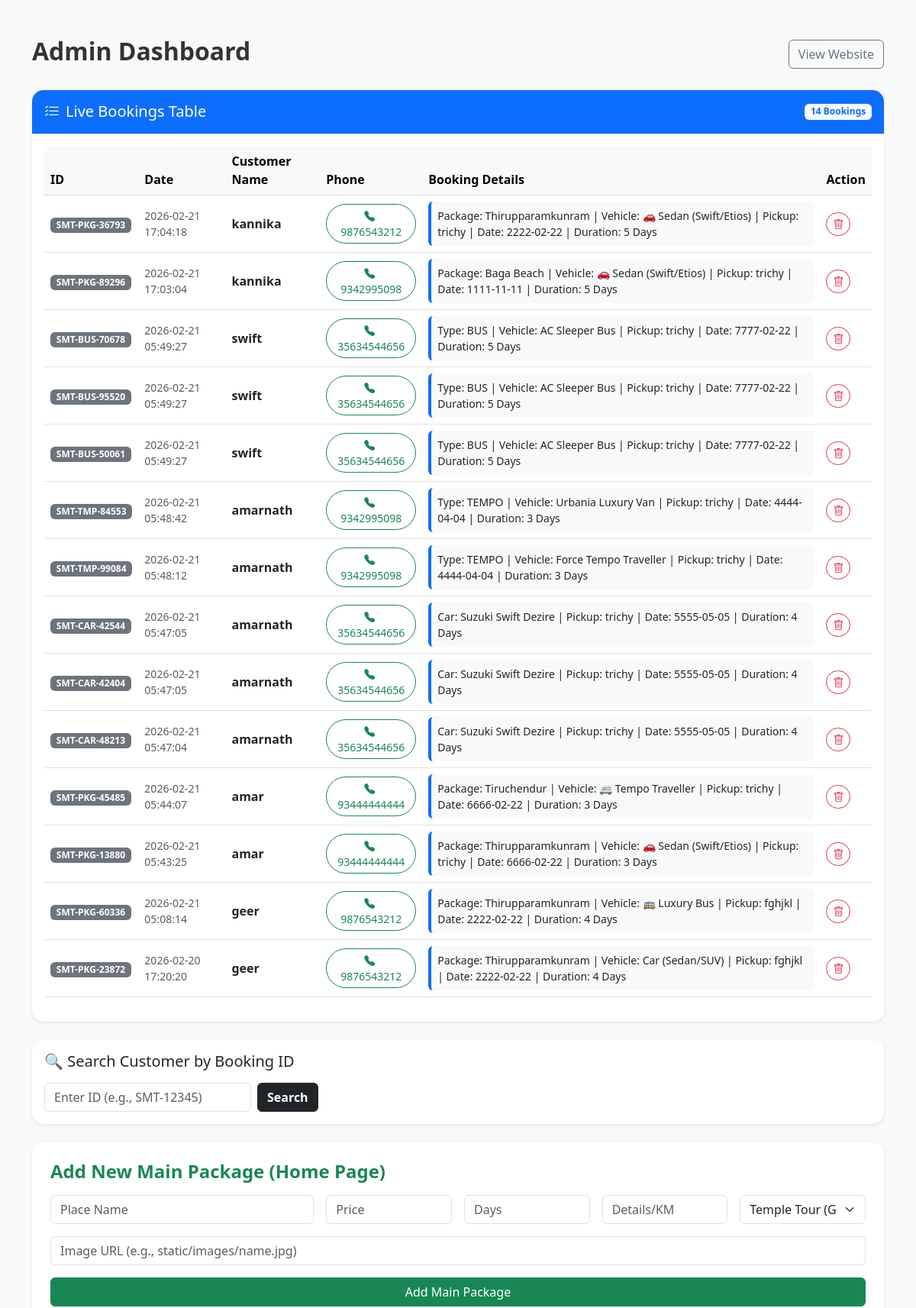
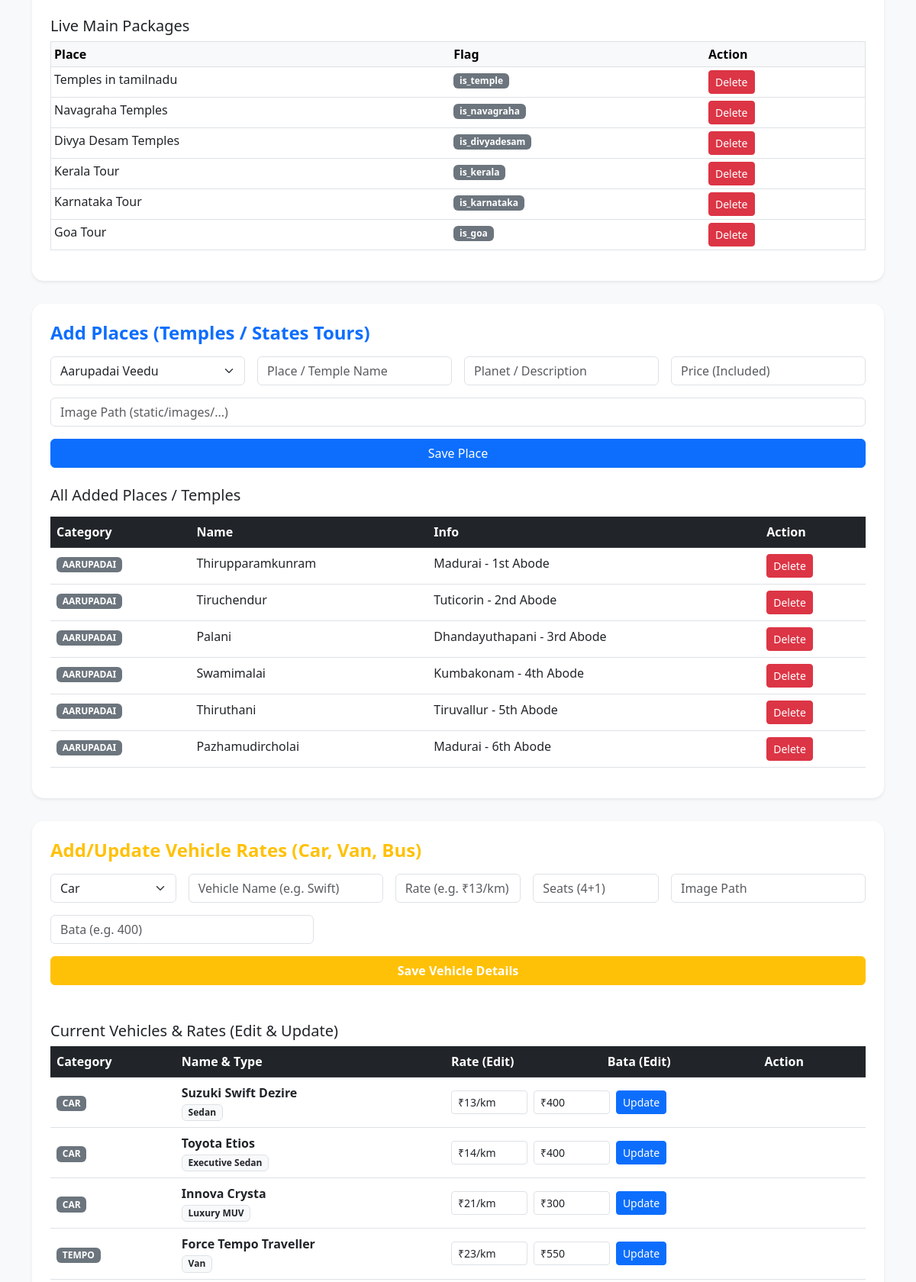
/admin (signed in, upper part), run on the app's committed database (2 pictures, top to bottom).
### tables this page shows
CREATE TABLE bookings 
                 (id INTEGER PRIMARY KEY AUTOINCREMENT, 
                  booking_id TEXT, name TEXT, phone TEXT, details TEXT, 
                  booking_date DATETIME DEFAULT CURRENT_TIMESTAMP);

CREATE TABLE main_packages 
                 (id INTEGER PRIMARY KEY AUTOINCREMENT, 
                  place TEXT, price TEXT, days TEXT, km TEXT, img TEXT, 
                  type_flag TEXT);

CREATE TABLE temple_places 
                 (id INTEGER PRIMARY KEY AUTOINCREMENT, 
                  place TEXT, desc TEXT, price TEXT, img TEXT, category TEXT DEFAULT "aarupadai");

### app.py (the view, shortened to what this page needs)
@app.route('/admin')
def admin():
    if not session.get('admin'): return redirect('/login')
    conn = get_db_connection()
    all_bookings = conn.execute('SELECT * FROM bookings ORDER BY booking_date DESC').fetchall()
    db_vehicles = conn.execute('SELECT * FROM vehicles').fetchall()
    vehicles_to_show = []
    if not db_vehicles:
        defaults = [
            {'id': 'old', 'category': 'car', 'name': 'Suzuki Swift Dezire', 'type': 'Sedan', 'rate': '₹13/km', 'bata': '₹400'},
            {'id': 'old', 'category': 'car', 'name': 'Toyota Etios', 'type': 'Executive Sedan', 'rate': '₹14/km', 'bata': '₹400'},
            {'id': 'old', 'category': 'car', 'name': 'Innova Crysta', 'type': 'Luxury MUV', 'rate': '₹21/km', 'bata': '₹300'},
            {'id': 'old', 'category': 'tempo', 'name': 'Force Tempo Traveller', 'type': 'Van', 'rate': '₹23/km', 'bata': '₹550'},
            {'id': 'old', 'category': 'tempo', 'name': 'Urbania', 'type': 'Luxury Van', 'rate': '₹38/km', 'bata': '₹700'},
            {'id': 'old', 'category': 'bus', 'name': 'AC Sleeper Bus', 'type': 'Coaching Bus', 'rate': '₹25/km', 'bata': '-'}
        ]
        vehicles_to_show = defaults
    packages = conn.execute('SELECT * FROM main_packages').fetchall()
    temple_packages = conn.execute('SELECT * FROM temple_places').fetchall()
    conn.close()
    return render_template('admin.html',
                           vehicles=vehicles_to_show,
                           packages=packages,
                           temple_packages=temple_packages,
                           bookings=all_bookings)

### app.py (called while the page is built)
def get_db_connection():
    conn = sqlite3.connect(DATABASE)
    conn.row_factory = sqlite3.Row
    return conn

### templates/admin.html (shortened to what this page needs)
<!DOCTYPE html>
<html>
<head>
    <link href="https://cdn.jsdelivr.net/npm/bootstrap@5.3.0/dist/css/bootstrap.min.css" rel="stylesheet">
    <link rel="stylesheet" href="https://cdn.jsdelivr.net/npm/bootstrap-icons@1.11.0/font/bootstrap-icons.css">
</head>
<body class="container mt-5 pb-5">
    <div class="d-flex justify-content-between align-items-center mb-4">
        <h2>Admin Dashboard</h2>
        <a href="/" class="btn btn-outline-secondary">View Website</a>
    </div>
    <div class="card mb-4 shadow-sm border-0" style="border-radius: 15px;">
        <div class="card-header bg-primary text-white d-flex justify-content-between align-items-center" style="border-radius: 15px 15px 0 0;">
            <h5 class="mb-0 py-2"><i class="bi bi-list-check me-2"></i>Live Bookings Table</h5>
            <span class="badge bg-light text-primary">{{ bookings|length }} Bookings</span>
        </div>
        <div class="card-body">
            <div class="table-responsive">
                <table class="table table-hover align-middle">
                    <thead class="table-light">
                        <tr>
                            <th>ID</th>
                            <th>Date</th>
                            <th>Customer Name</th>
                            <th>Phone</th>
                            <th>Booking Details</th>
                            <th>Action</th>
                        </tr>
                    </thead>
                    <tbody>
                        {% for b in bookings %}
                        <tr>
                            <td><span class="badge bg-secondary">{{ b.booking_id }}</span></td>
                            <td class="small text-muted">{{ b.booking_date }}</td>
                            <td class="fw-bold">{{ b.name }}</td>
                            <td>
                                <a href="tel:{{ b.phone }}" class="btn btn-sm btn-outline-success rounded-pill">
                                    <i class="bi bi-telephone-fill me-1"></i> {{ b.phone }}
                                </a>
                            </td>
                            <td>
                                <div class="p-2 bg-light rounded small border-start border-4 border-primary">
                                    {{ b.details }}
                                </div>
                            </td>
                            <td>
                                <a href="/delete-booking/{{ b.id }}" class="btn btn-outline-danger btn-sm rounded-pill" onclick="return confirm('Intha booking-ah delete panna va?')">
                                    <i class="bi bi-trash"></i>
                                </a>
                            </td>
                        </tr>
                        {% endfor %}
                    </tbody>
                </table>
            </div>
        </div>
    </div>
    <div class="card p-3 mb-4 shadow-sm border-dark">
        <h5 class="text-dark">🔍 Search Customer by Booking ID</h5>
        <form action="/search-booking" method="get" class="d-flex gap-2 mt-2">
            <input type="text" name="booking_id" placeholder="Enter ID (e.g., SMT-12345)" class="form-control w-25" required>
            <button type="submit" class="btn btn-dark fw-bold">Search</button>
        </form>
    </div>
    <div class="card p-4 shadow-sm">
        <h4 class="text-success mb-3">Add New Main Package (Home Page)</h4>
        <form action="/add" method="post" class="row g-3">
            <div class="col-md-4"><input type="text" name="place" placeholder="Place Name" class="form-control" required></div>
            <div class="col-md-2"><input type="text" name="price" placeholder="Price" class="form-control" required></div>
            <div class="col-md-2"><input type="text" name="days" placeholder="Days" class="form-control" required></div>
            <div class="col-md-2"><input type="text" name="km" placeholder="Details/KM" class="form-control" required></div>
            <div class="col-md-2">
                <select name="type" class="form-select">
                   <option value="is_temple">Temple Tour (General)</option>
                </select>
            </div>
            <div class="col-12"><input type="text" name="img" placeholder="Image URL (e.g., static/images/name.jpg)" class="form-control" required></div>
            <div class="col-12"><button type="submit" class="btn btn-success w-100">Add Main Package</button></div>
        </form>
        <h5 class="mt-4">Live Main Packages</h5>
        <div class="table-responsive">
            <table class="table table-sm table-hover border">
                <thead class="table-light">
                    <tr>
                        <th>Place</th>
                        <th>Flag</th>
                        <th>Action</th>
                    </tr>
                </thead>
                <tbody>
                    {% for p in packages %}
                    <tr>
                        <td>{{ p['place'] }}</td>
                        <td><span class="badge bg-secondary">{{ p['type_flag'] }}</span></td>
                        <td>
                            <a href="/delete-main-package/{{ p['id'] }}" class="btn btn-danger btn-sm" onclick="return confirm('Delete?')">Delete</a>
                        </td>
                    </tr>
                    {% endfor %}
                </tbody>
            </table>
        </div>
    </div>
    <div class="card p-4 shadow-sm border-primary">
        <h4 class="text-primary mb-3">Add Places (Temples / States Tours)</h4>
        <form action="/add-temple-place" method="post" class="row g-3">
            <div class="col-md-3">
                <select name="category" class="form-select" required>
                    <option value="aarupadai">Aarupadai Veedu</option>
                </select>
            </div>
            <div class="col-md-3"><input type="text" name="place" placeholder="Place / Temple Name" class="form-control" required></div>
            <div class="col-md-3"><input type="text" name="desc" placeholder="Planet / Description" class="form-control" required></div>
            <div class="col-md-3"><input type="text" name="price" placeholder="Price (Included)" class="form-control" required></div>
            <div class="col-12"><input type="text" name="img" placeholder="Image Path (static/images/...)" class="form-control" required></div>
            <div class="col-12"><button type="submit" class="btn btn-primary w-100">Save Place</button></div>
        </form>
        <h5 class="mt-4">All Added Places / Temples</h5>
        <div class="table-responsive" style="max-height: 400px; overflow-y: auto;">
            <table class="table table-hover mt-2">
                <thead class="table-dark" style="position: sticky; top: 0;">
                    <tr>
                        <th>Category</th>
                        <th>Name</th>
                        <th>Info</th>
                        <th>Action</th>
                    </tr>
                </thead>
                <tbody>
                    {% for tp in temple_packages %}
                    <tr>
                        <td>
                            <span class="badge
                                {% if tp['category'] == 'kerala' %}bg-success
                                {% elif tp['category'] == 'goa' %}bg-warning text-dark
                                {% elif tp['category'] == 'karnataka' %}bg-info text-dark
                                {% elif tp['category'] == 'divyadesam' %}bg-primary
                                {% else %}bg-secondary{% endif %}">
                                {{ tp['category'] | upper }}
                            </span>
                        </td>
                        <td>{{ tp['place'] }}</td>
                        <td>{{ tp['desc'] }}</td>
                        <td>
                            <a href="/delete-temple/{{ tp['id'] }}" class="btn btn-danger btn-sm" onclick="return confirm('Delete panna va?')">Delete</a>
                        </td>
                    </tr>
                    {% endfor %}
                </tbody>
            </table>
        </div>
    </div>
    <div class="card p-4 mb-5 shadow-sm border-warning">
        <h4 class="text-warning mb-3">Add/Update Vehicle Rates (Car, Van, Bus)</h4>
        <form action="/add-vehicle" method="post" class="row g-3 mb-4">
            <div class="col-md-2">
                <select name="category" class="form-select">
                    <option value="car">Car</option>
                </select>
            </div>
            <div class="col-md-3"><input type="text" name="name" placeholder="Vehicle Name (e.g. Swift)" class="form-control" required></div>
            <div class="col-md-2"><input type="text" name="rate" placeholder="Rate (e.g. ₹13/km)" class="form-control" required></div>
            <div class="col-md-2"><input type="text" name="seats" placeholder="Seats (4+1)" class="form-control"></div>
            <div class="col-md-3"><input type="text" name="img" placeholder="Image Path" class="form-control"></div>
            <div class="col-md-4"><input type="text" name="bata" placeholder="Bata (e.g. 400)" class="form-control"></div>
            <div class="col-12"><button type="submit" class="btn btn-warning w-100 text-white fw-bold">Save Vehicle Details</button></div>
        </form>
        <h5 class="mt-4">Current Vehicles & Rates (Edit & Update)</h5>
             <table class="table align-middle">
             <thead class="table-dark">
        <tr>
            <th>Category</th>
            <th>Name & Type</th>
            <th>Rate (Edit)</th>
            <th>Bata (Edit)</th>
            <th>Action</th>
        </tr>
    </thead>
    <tbody>
        {% for v in vehicles %}
        <tr>
            <td><span class="badge {% if v['id'] == 'old' %}bg-secondary{% else %}bg-info text-dark{% endif %}">{{ v['category'] | upper }}</span></td>
            <td>
                <strong>{{ v['name'] }}</strong><br>
                <span class="badge bg-light text-dark border">{{ v['type'] }}</span> </td>
            <td colspan="3">
                <form action="/update-vehicle" method="post" class="d-flex gap-2">
                    <input type="hidden" name="type" value="{{ v['type'] }}"> <input type="text" name="rate" value="{{ v['rate'] }}" class="form-control form-control-sm" style="width: 100px;">
                    <input type="text" name="bata" value="{{ v['bata'] }}" class="form-control form-control-sm" style="width: 100px;">
                    <button type="submit" class="btn btn-primary btn-sm">Update</button>
                </form>
            </td>
        </tr>
        {% endfor %}
    </tbody>
</table>
    </div>
</body>
</html>

### templates/admin.html (style rules this page uses)
body { background-color: #f8f9fa; }
.card { border-radius: 15px; border: none; margin-bottom: 30px; }
h2, h4 { font-weight: bold; color: #333; }

### data on the page
bookings: booking_id "SMT-PKG-36793", booking_date "2026-02-21 17:04:18", name "kannika", phone "9876543212", details "Package: Thirupparamkunram | Vehicle: 🚗 Sedan (Swift/Etios) | Pickup: trichy | Date: 2222-02-22 | Duration: 5 Days"
bookings: booking_id "SMT-PKG-89296", booking_date "2026-02-21 17:03:04", name "kannika", phone "9342995098", details "Package: Baga Beach | Vehicle: 🚗 Sedan (Swift/Etios) | Pickup: trichy | Date: 1111-11-11 | Duration: 5 Days"
bookings: booking_id "SMT-BUS-70678", booking_date "2026-02-21 05:49:27", name "swift", phone "35634544656", details "Type: BUS | Vehicle: AC Sleeper Bus | Pickup: trichy | Date: 7777-02-22 | Duration: 5 Days"
bookings: booking_id "SMT-BUS-95520", booking_date "2026-02-21 05:49:27", name "swift", phone "35634544656", details "Type: BUS | Vehicle: AC Sleeper Bus | Pickup: trichy | Date: 7777-02-22 | Duration: 5 Days"
bookings: booking_id "SMT-BUS-50061", booking_date "2026-02-21 05:49:27", name "swift", phone "35634544656", details "Type: BUS | Vehicle: AC Sleeper Bus | Pickup: trichy | Date: 7777-02-22 | Duration: 5 Days"
bookings: booking_id "SMT-TMP-84553", booking_date "2026-02-21 05:48:42", name "amarnath", phone "9342995098", details "Type: TEMPO | Vehicle: Urbania Luxury Van | Pickup: trichy | Date: 4444-04-04 | Duration: 3 Days"
bookings: booking_id "SMT-TMP-99084", booking_date "2026-02-21 05:48:12", name "amarnath", phone "9342995098", details "Type: TEMPO | Vehicle: Force Tempo Traveller | Pickup: trichy | Date: 4444-04-04 | Duration: 3 Days"
bookings: booking_id "SMT-CAR-42544", booking_date "2026-02-21 05:47:05", name "amarnath", phone "35634544656", details "Car: Suzuki Swift Dezire | Pickup: trichy | Date: 5555-05-05 | Duration: 4 Days"
bookings: booking_id "SMT-CAR-42404", booking_date "2026-02-21 05:47:05", name "amarnath", phone "35634544656", details "Car: Suzuki Swift Dezire | Pickup: trichy | Date: 5555-05-05 | Duration: 4 Days"
bookings: booking_id "SMT-CAR-48213", booking_date "2026-02-21 05:47:04", name "amarnath", phone "35634544656", details "Car: Suzuki Swift Dezire | Pickup: trichy | Date: 5555-05-05 | Duration: 4 Days"
bookings: booking_id "SMT-PKG-45485", booking_date "2026-02-21 05:44:07", name "amar", phone "93444444444", details "Package: Tiruchendur | Vehicle: 🚐 Tempo Traveller | Pickup: trichy | Date: 6666-02-22 | Duration: 3 Days"
bookings: booking_id "SMT-PKG-13880", booking_date "2026-02-21 05:43:25", name "amar", phone "93444444444", details "Package: Thirupparamkunram | Vehicle: 🚗 Sedan (Swift/Etios) | Pickup: trichy | Date: 6666-02-22 | Duration: 3 Days"
bookings: booking_id "SMT-PKG-60336", booking_date "2026-02-21 05:08:14", name "geer", phone "9876543212", details "Package: Thirupparamkunram | Vehicle: 🚌 Luxury Bus | Pickup: fghjkl | Date: 2222-02-22 | Duration: 4 Days"
bookings: booking_id "SMT-PKG-23872", booking_date "2026-02-20 17:20:20", name "geer", phone "9876543212", details "Package: Thirupparamkunram | Vehicle: Car (Sedan/SUV) | Pickup: fghjkl | Date: 2222-02-22 | Duration: 4 Days"
main_packages: place "Temples in tamilnadu", type_flag "is_temple"
main_packages: place "Navagraha Temples", type_flag "is_navagraha"
main_packages: place "Divya Desam Temples", type_flag "is_divyadesam"
main_packages: place "Kerala Tour", type_flag "is_kerala"
main_packages: place "Karnataka Tour", type_flag "is_karnataka"
main_packages: place "Goa Tour", type_flag "is_goa"
temple_places: category "AARUPADAI", place "Thirupparamkunram", desc "Madurai - 1st Abode"
temple_places: category "AARUPADAI", place "Tiruchendur", desc "Tuticorin - 2nd Abode"
temple_places: category "AARUPADAI", place "Palani", desc "Dhandayuthapani - 3rd Abode"
temple_places: category "AARUPADAI", place "Swamimalai", desc "Kumbakonam - 4th Abode"
temple_places: category "AARUPADAI", place "Thiruthani", desc "Tiruvallur - 5th Abode"
temple_places: category "AARUPADAI", place "Pazhamudircholai", desc "Madurai - 6th Abode"

### other printed values
{{ bookings|length }} "14"
{{ v['category'] | upper }} "CAR" "CAR" "CAR" "TEMPO"
{{ v['name'] }} "Suzuki Swift Dezire" "Toyota Etios" "Innova Crysta" "Force Tempo Traveller"
{{ v['type'] }} "Sedan" "Executive Sedan" "Luxury MUV" "Van"
